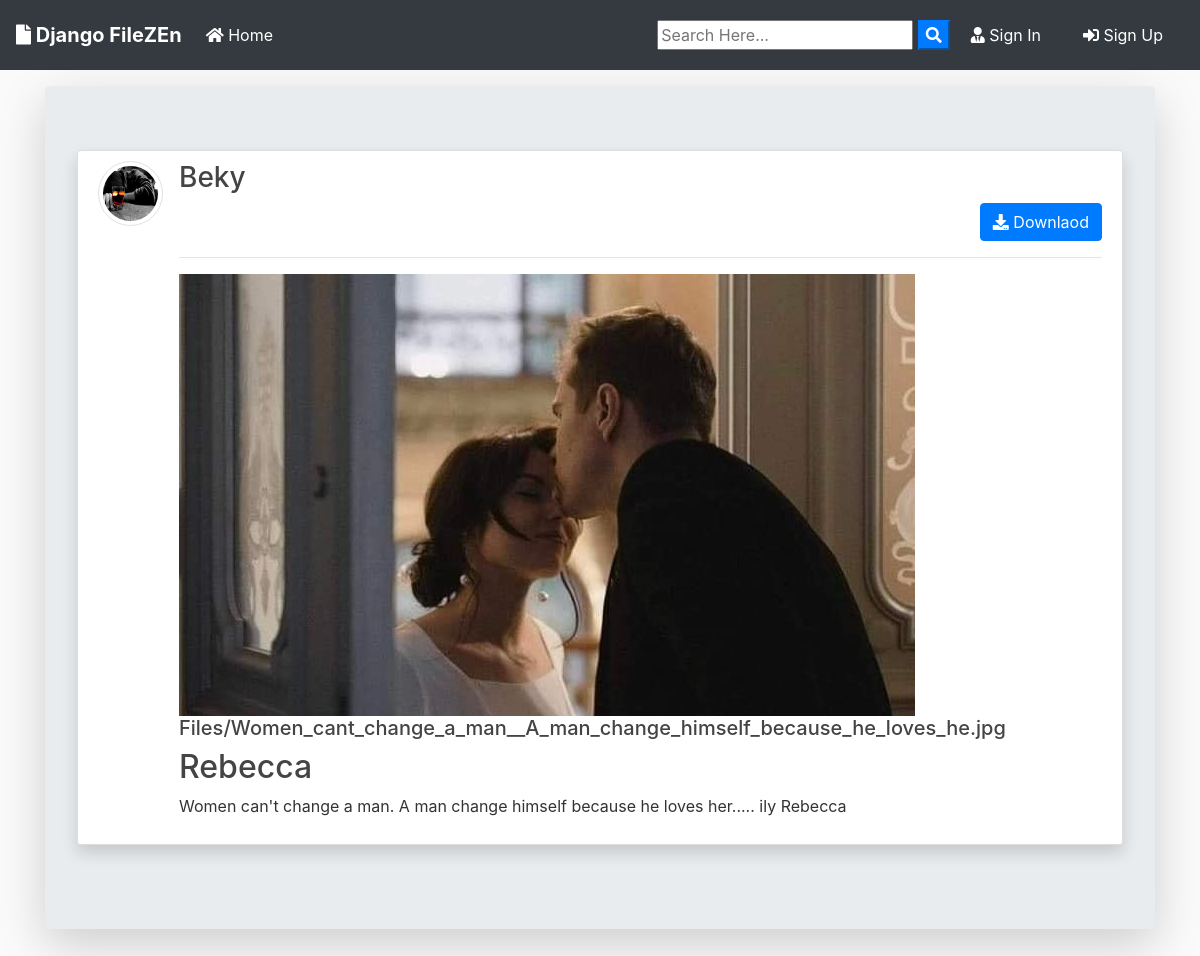
The app's page /post/17/ with its own data.
### blog/models.py (models this page shows, shortened)
class Post(models.Model):
	title = models.CharField(max_length=100)
	file = models.FileField(null=True,blank=True,upload_to='Files')
	content = models.TextField()
	date_posted = models.DateTimeField(default=timezone.now)
	author = models.ForeignKey(User, on_delete=models.CASCADE)
	def extension(self):
		name, extension = os.path.splitext(self.file.name)
		return extension

### users/models.py (models this page shows, shortened)
class Profile(models.Model):
    user = models.OneToOneField(User, on_delete=models.CASCADE)
    image = models.ImageField(default='default.jpg', upload_to='profile_pics')

### blog/views.py (the view)
# urls.py: path('post/<int:pk>/', PostDetailView.as_view(), name='post-detail'),
class PostDetailView(DetailView):
    model = Post
    template_name = 'blog/post_detail.html'

### blog/templates/blog/post_detail.html (shortened to what this page needs)
{% extends "blog/base.html" %}
{% block content %}
<div class="jumbotron mt-3 shadow-lg">
<article class="media content-section shadow ">
   <a href="{{ object.author.profile.image.url }} " target="_blank"> <img src="{{ object.author.profile.image.url }}  " alt="" class="article-img rounded-circle img-thumbnail img-fluid">
   </a>
    <div class="media-body">
      <div class="">
        <div class="d-flex justify-content-between">
        <a class="mr-2 mt-0 mb-0  text-dark" href="{% url 'user-posts' object.author.username  %}"><h3>{{ object.author }}</h3></a>
        </div>
        {% if object.author != user %}
          <div class="form-group mt-0 pt-0 d-flex justify-content-end">
            <a href="{{ object.file.url }}" download class="btn btn-primary flex-last" type="submit"><i class="fas fa-download"></i> Downlaod</a>
          </div>
        {% endif %}
        <hr>
      </div>
      <div>
        {% if object.file %}
          {% if object.extension == '.jpg' or object.extension == 'jpeg' or object.extension == 'png' %}
            <a href="{{ object.file.url }}"  download ><img src="{{ object.file.url }}" alt="" class="img-fluid "></a>
            <a href="{{ object.file.url }}"  download class="text-dark"><h5>{{ object.file }}</h5></a>
          {% else %}
            <a href="{{ object.file.url }}"  download class="text-dark"><h5>{{ object.file }}</h5></a>
          {% endif %}
        {% endif %}
      </div>
      <h2>{{ object.title }}</h2>
      <p class="article-content">{{ object.content }}</p>
    </div>
  </article>
{% endblock content %}

### blog/static/blog/main.css (style rules this page uses)
body { background: #fafafa; color: #333333; margin-top: 0; }
h1, h2, h3, h4, h5, h6 { color: #444444; }
.content-section { background: #ffffff; padding: 10px 20px; border: 1px solid #dddddd; border-radius: 3px; margin-bottom: 20px; }
.article-content { white-space: pre-line; }
.article-img { height: 65px; width: 65px; margin-right: 16px; }

### records on screen
Post: author.profile.image (picture), author "Beky", file (picture), file "Files/Women_cant_change_a_man__A_man_change_himself_because_he_loves_he.jpg", title "Rebecca", content "Women can't change a man. A man change himself because he loves her..... ily Rebecca"
